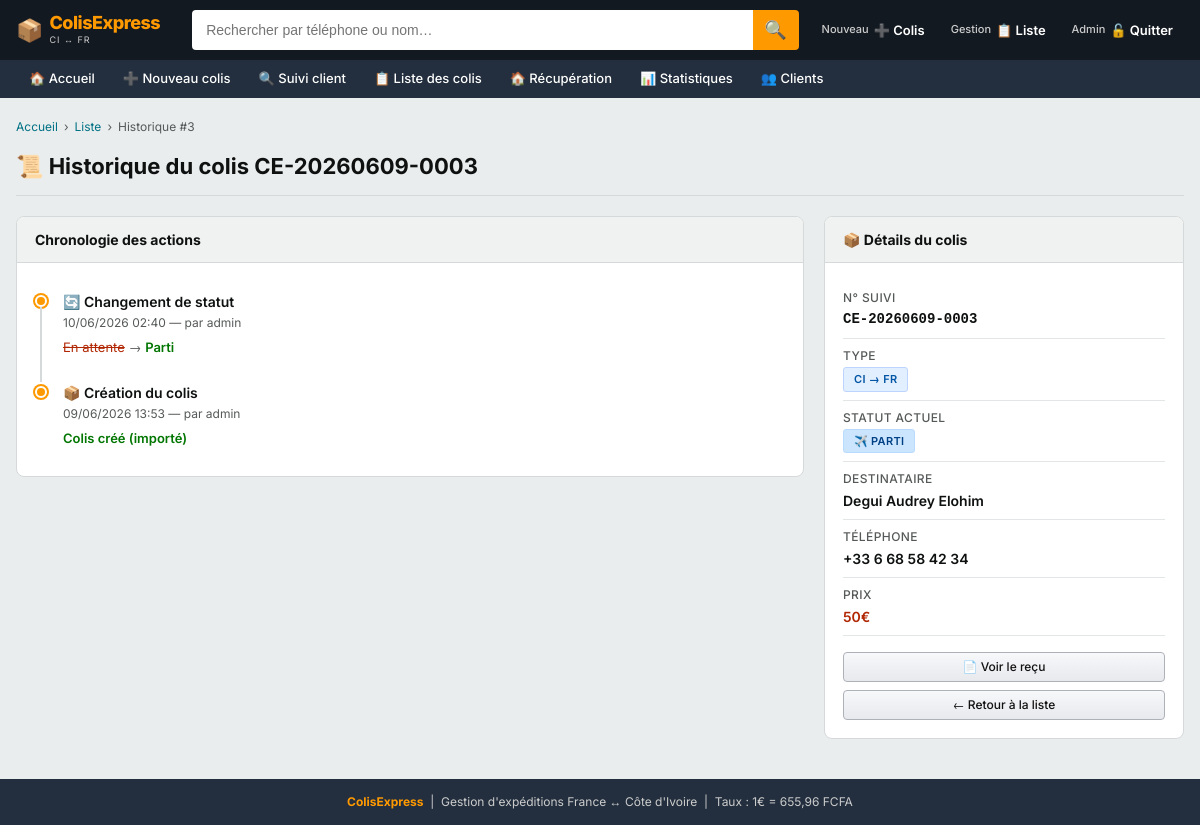
The app's page /historique/3 (signed in) with its own data.
### tables this page shows
CREATE TABLE colis (
        id INTEGER PRIMARY KEY AUTOINCREMENT,
        type_flux TEXT,
        deposant_nom TEXT,
        deposant_telephone TEXT,
        livreur_nom TEXT,
        livreur_telephone TEXT,
        destinataire_nom TEXT,
        destinataire_telephone TEXT,
        recuperateur_nom TEXT,
        recuperateur_telephone TEXT,
        type_colis TEXT,
        type_colis_autre TEXT,
        nombre_colis INTEGER,
        poids REAL,
        poids_arrondi REAL,
        prix_final REAL,
        montant_paye REAL,
        moyen_payement TEXT,
        payement_chez TEXT,
        est_livreur INTEGER,
        est_negocie INTEGER,
        date_creation TIMESTAMP,
        date_validation TIMESTAMP,
        date_expedition TIMESTAMP,
        date_reception TIMESTAMP,
        date_recuperation TIMESTAMP,
        statut TEXT,
        notes TEXT,
        numero_suivi TEXT,
        photo_colis TEXT
    );

CREATE TABLE historique (
                id INTEGER PRIMARY KEY AUTOINCREMENT,
                colis_id INTEGER,
                action TEXT,
                ancienne_valeur TEXT,
                nouvelle_valeur TEXT,
                utilisateur TEXT,
                date_action TIMESTAMP
            );

### app.py (the view)
@app.route('/historique/<int:colis_id>')
@login_required
def historique(colis_id):
    conn = get_db()
    colis = conn.execute("SELECT * FROM colis WHERE id=?", (colis_id,)).fetchone()
    hist = conn.execute(
        "SELECT * FROM historique WHERE colis_id=? ORDER BY date_action DESC",
        (colis_id,)
    ).fetchall()
    conn.close()
    if not colis:
        return redirect(url_for('list_colis'))
    return render_template('historique.html', colis=colis, historique=hist)

### app.py (called while the page is built)
def get_db():
    conn = sqlite3.connect(DB_PATH)
    conn.row_factory = sqlite3.Row
    return conn

def login_required(f):
    @wraps(f)
    def decorated(*args, **kwargs):
        if not session.get('logged_in'):
            return redirect(url_for('login'))
        return f(*args, **kwargs)
    return decorated

def format_date(dt_str):
    if not dt_str:
        return '-'
    try:
        dt = datetime.fromisoformat(str(dt_str))
        return dt.strftime('%d/%m/%Y %H:%M')
    except:
        return str(dt_str)

### templates/historique.html (shortened to what this page needs)
{% extends "base.html" %}
{% block content %}
<div class="breadcrumb">
  <a href="/">Accueil</a> ›
  <a href="/list">Liste</a> ›
  <span>Historique #{{ colis.id }}</span>
</div>
<h1 class="page-title">📜 Historique du colis {{ colis.numero_suivi or '#' ~ colis.id }}</h1>
<div style="display:grid; grid-template-columns:1fr 360px; gap:20px; align-items:start;">
  <div class="amz-card">
    <div class="amz-card-header">Chronologie des actions</div>
    <div class="amz-card-body">
      {% if historique %}
      <div class="timeline">
        {% for h in historique %}
        <div class="timeline-item">
          <div>
            <div class="timeline-dot"></div>
            <div class="timeline-line"></div>
          </div>
          <div class="timeline-content">
            <div class="timeline-action">
              {% if h.action == 'Création' %}📦 Création du colis
              {% elif h.action == 'Changement statut' %}🔄 Changement de statut
              {% elif h.action == 'Récupération' %}✅ Récupération
              {% elif h.action == 'Suppression' %}🗑️ Suppression
              {% else %}{{ h.action }}{% endif %}
            </div>
            <div class="timeline-date">{{ format_date(h.date_action) }} — par {{ h.utilisateur }}</div>
            {% if h.ancienne_valeur or h.nouvelle_valeur %}
            <div class="timeline-change">
              {% if h.ancienne_valeur %}<span class="old">{{ h.ancienne_valeur }}</span> → {% endif %}
              {% if h.nouvelle_valeur %}<span class="new">{{ h.nouvelle_valeur }}</span>{% endif %}
            </div>
            {% endif %}
          </div>
        </div>
        {% endfor %}
      </div>
      {% else %}
      <div class="empty-state" style="padding:30px;">
        <div class="empty-icon">📜</div>
        <h3>Aucune action enregistrée</h3>
      </div>
      {% endif %}
    </div>
  </div>
  <div class="amz-card">
    <div class="amz-card-header">📦 Détails du colis</div>
    <div class="amz-card-body">
      <div class="info-row">
        <div class="info-key">N° Suivi</div>
        <div class="info-val tracking-num" style="font-size:14px;">{{ colis.numero_suivi or '—' }}</div>
      </div>
      <div class="info-row">
        <div class="info-key">Type</div>
        <div class="info-val">{% if colis.type_flux == 'envoi_france' %}<span class="badge badge-envoi">CI → FR</span>{% else %}<span class="badge badge-reception">FR → CI</span>{% endif %}</div>
      </div>
      <div class="info-row">
        <div class="info-key">Statut actuel</div>
        <div class="info-val">
          {% if colis.statut == 'En attente' %}<span class="badge badge-attente">⏳ En attente</span>
          {% elif colis.statut == 'Parti' %}<span class="badge badge-parti">✈️ Parti</span>
          {% else %}<span class="badge badge-recupere">✅ Récupéré</span>{% endif %}
        </div>
      </div>
      <div class="info-row">
        <div class="info-key">Destinataire</div>
        <div class="info-val">{{ colis.destinataire_nom or '—' }}</div>
      </div>
      <div class="info-row">
        <div class="info-key">Téléphone</div>
        <div class="info-val">{{ colis.destinataire_telephone or '—' }}</div>
      </div>
      <div class="info-row">
        <div class="info-key">Prix</div>
        <div class="info-val" style="color:#B12704;">{{ colis.prix_final|int if colis.prix_final else '—' }}€</div>
      </div>
      <div style="margin-top:16px; display:flex; flex-direction:column; gap:8px;">
        <a href="/recu-a5/{{ colis.id }}" target="_blank" class="btn btn-secondary btn-sm" style="justify-content:center;">📄 Voir le reçu</a>
        <a href="/list" class="btn btn-secondary btn-sm" style="justify-content:center;">← Retour à la liste</a>
      </div>
    </div>
  </div>
</div>
{% endblock %}

### templates/base.html (style rules this page uses)
*, *::before, *::after { box-sizing: border-box; margin: 0; padding: 0; }
html { font-size: 14px; }
body { font-family: 'Inter', 'Helvetica Neue', Arial, sans-serif; background: #EAEDED; color: #0F1111; min-height: 100vh; line-height: 1.5; }
a { color: #007185; text-decoration: none; }
.breadcrumb { font-size: 12px; color: #565959; margin-bottom: 14px; display: flex; align-items: center; gap: 6px; flex-wrap: wrap; }
.breadcrumb a { color: #007185; }
.breadcrumb span { color: #565959; }
.page-title { font-size: 22px; font-weight: 700; color: #0F1111; margin-bottom: 20px; padding-bottom: 12px; border-bottom: 1px solid #D5D9D9; }
.amz-card { background: #fff; border: 1px solid #D5D9D9; border-radius: 8px; overflow: hidden; }
.amz-card-header { background: #F0F2F2; border-bottom: 1px solid #D5D9D9; padding: 12px 18px; font-size: 14px; font-weight: 700; color: #0F1111; display: flex; align-items: center; justify-content: space-between; }
.amz-card-body { padding: 18px; }
.btn { display: inline-flex; align-items: center; gap: 6px; padding: 8px 16px; font-size: 13px; font-weight: 500; border-radius: 4px; cursor: pointer; border: 1px solid; transition: all 0.15s; text-decoration: none; white-space: nowrap; }
.btn-secondary { background: linear-gradient(to bottom, #f7f8fa, #e7e9ec); border-color: #ADB1B8; color: #111; }
.btn-sm { padding: 5px 10px; font-size: 12px; }
.badge { display: inline-flex; align-items: center; gap: 4px; padding: 3px 10px; border-radius: 3px; font-size: 11px; font-weight: 600; text-transform: uppercase; letter-spacing: 0.3px; }
.badge-parti { background: #CCE5FF; color: #004085; border: 1px solid #B8DAFF; }
.badge-envoi { background: #E2EFFF; color: #0055A4; border: 1px solid #BDD5FE; }
.tracking-num { font-family: 'Courier New', monospace; font-size: 12px; font-weight: 600; color: #007185; }
.timeline { padding: 10px 0; }
.timeline-item { display: flex; gap: 16px; padding: 0 0 24px 0; position: relative; }
.timeline-item:last-child { padding-bottom: 0; }
.timeline-dot { width: 12px; height: 12px; background: #FF9900; border: 2px solid #fff; border-radius: 50%; box-shadow: 0 0 0 2px #FF9900; flex-shrink: 0; margin-top: 4px; }
.timeline-line { position: absolute; left: 5px; top: 16px; bottom: 0; width: 2px; background: #D5D9D9; }
.timeline-content { flex: 1; }
.timeline-action { font-size: 14px; font-weight: 600; color: #0F1111; }
.timeline-date { font-size: 12px; color: #565959; margin-top: 2px; }
.timeline-change { font-size: 13px; margin-top: 6px; color: #565959; }
.timeline-change .old { text-decoration: line-through; color: #B12704; }
.timeline-change .new { color: #007600; font-weight: 600; }
.info-row { padding: 8px 0; border-bottom: 1px solid #E3E6E6; }
.info-key { font-size: 12px; color: #565959; font-weight: 500; text-transform: uppercase; letter-spacing: 0.4px; }
.info-val { font-size: 14px; color: #0F1111; font-weight: 600; margin-top: 2px; }

### records on screen
colis: id "3", numero_suivi "CE-20260609-0003", destinataire_nom "Degui Audrey Elohim", destinataire_telephone "+33 6 68 58 42 34", prix_final "50"
historique: shows "🔄 Changement de statut", date_action "10/06/2026 02:40", utilisateur "admin", ancienne_valeur "En attente", nouvelle_valeur "Parti"
historique: action "📦 Création du colis", date_action "09/06/2026 13:53", utilisateur "admin", nouvelle_valeur "Colis créé (importé)"
